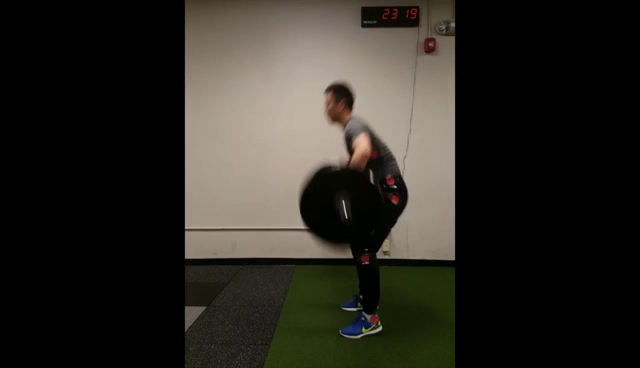
#> input picture frame 92 of data/WeChatSight737.mp4, 640 x 368 px, given in place of test.m4v, which was not available
$ python new_test.py
#> lines starting #> are read from the running program, lines starting #| are printed output that depends on the picture
import cv2
import numpy as np
import sys
import os
from matplotlib import pyplot as plt


def noise_Remove(fpath):
#> called with fpath = '../results/video/test.m4v'
    cap = cv2.VideoCapture(fpath)
    total_frame = cap.get(cv2.CAP_PROP_FRAME_COUNT)
    print(total_frame)

    fourcc = cv2.VideoWriter_fourcc('m','p','4','v')
    output_video = '../results/video/test.m4v'

    try:
        os.remove(output_video)
    except OSError:
        pass
    out = cv2.VideoWriter(output_video, fourcc, 20.0, (544, 960), False)

    try:
        while cap.isOpened():
            current_frame = int(cap.get(cv2.CAP_PROP_POS_FRAMES))
            rate = cap.get(cv2.CAP_PROP_FPS)
            # print(rate)
            ret, frame = cap.read()
#> frame is the input picture: shape (368, 640, 3); mean B, G, R 34.2, 40.3, 43.1

            if ret:
                img = frame
                height, width, layers = frame.shape
#> height = 368; width = 640; layers = 3
                print(height, width)
#| 368 640
                fgmask = cv2.cvtColor(frame, cv2.COLOR_BGR2GRAY)
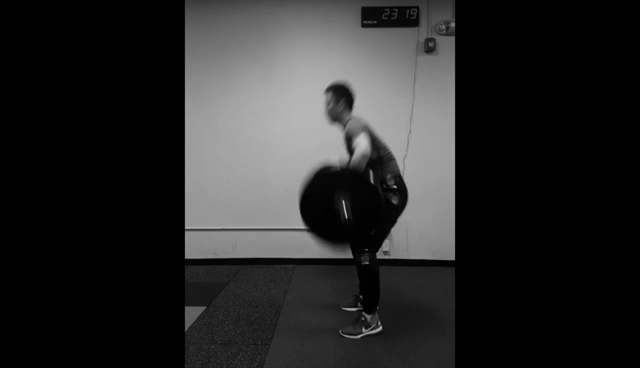
#> fgmask: shape (368, 640); min 0, max 194, mean 40.5
                mask = np.ones(fgmask.shape[:2],np.uint8) * 255
                mask[720:-1] = 0
                print(fgmask)
#> (printed output is left out)
                fgmask = cv2.bitwise_and(fgmask, mask)
                # fgmask = cv2.fastNlMeansDenoising(fgmask)
                # _,fgmask = cv2.threshold(fgmask,100,255,cv2.THRESH_BINARY)
                cv2.namedWindow('image',cv2.WINDOW_NORMAL)
                cv2.resizeWindow('image', 600,600)
                cv2.imshow('image', fgmask)

                cv2.imwrite('../results/image/test/{}.png'.format(current_frame), fgmask)
                out.write(fgmask)
                print(current_frame)
                if cv2.waitKey(1) & 0xFF == ord('q'):
#> (key q is pressed here)
                    break
            else:
                break
        cap.release()
        out.release()
        cv2.destroyAllWindows()
    except KeyboardInterrupt:
        print('Stopped for ctr-c')
        cap.release()
        out.release()
        cv2.destroyAllWindows()

def main():
    video_name = 'test.m4v'
    input_path = '../results/video/'
    fpath = input_path + video_name
    noise_Remove(fpath)


if __name__ == "__main__":
    main()


$ run again, starting later in the video
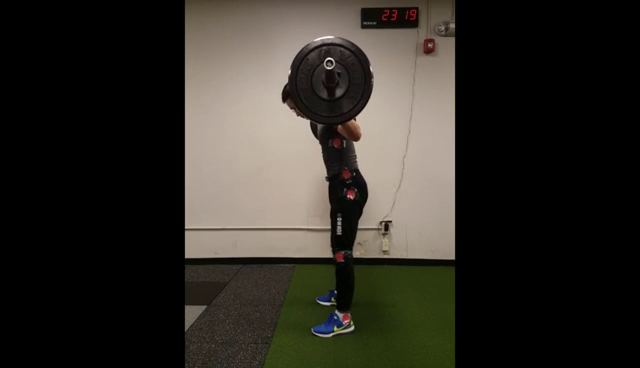
#> input picture frame 416 of data/WeChatSight737.mp4, 640 x 368 px, given in place of test.m4v, which was not available
#> in noise_Remove, frame is the input picture: shape (368, 640, 3); mean B, G, R 37.8, 44.1, 47.3
#| 368 640
#> in noise_Remove, `fgmask = cv2.cvtColor(frame, cv2.COLOR_BGR2GRAY)`:
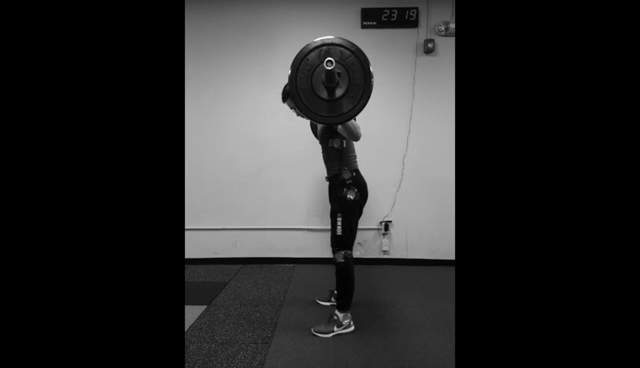
#> fgmask: shape (368, 640); min 0, max 252, mean 44.3
#> (printed output is left out)

$ run again, starting later in the video
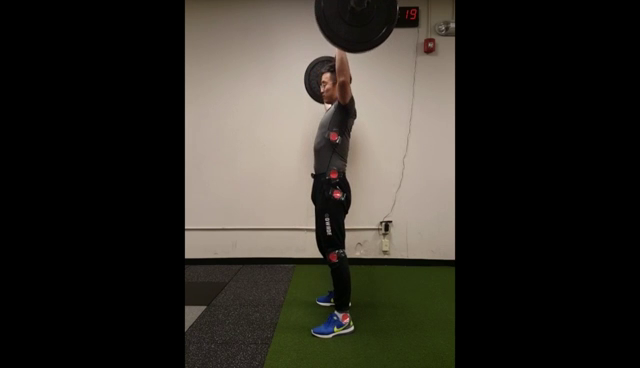
#> input picture frame 740 of data/WeChatSight737.mp4, 640 x 368 px, given in place of test.m4v, which was not available
#> in noise_Remove, frame is the input picture: shape (368, 640, 3); mean B, G, R 38.9, 45.2, 48.6
#| 368 640
#> in noise_Remove, `fgmask = cv2.cvtColor(frame, cv2.COLOR_BGR2GRAY)`:
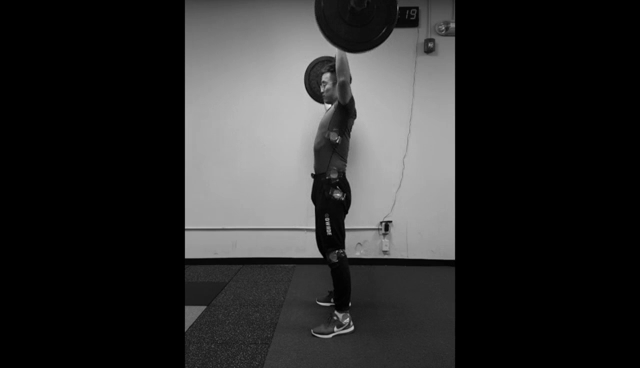
#> fgmask: shape (368, 640); min 0, max 236, mean 45.5
#> (printed output is left out)
